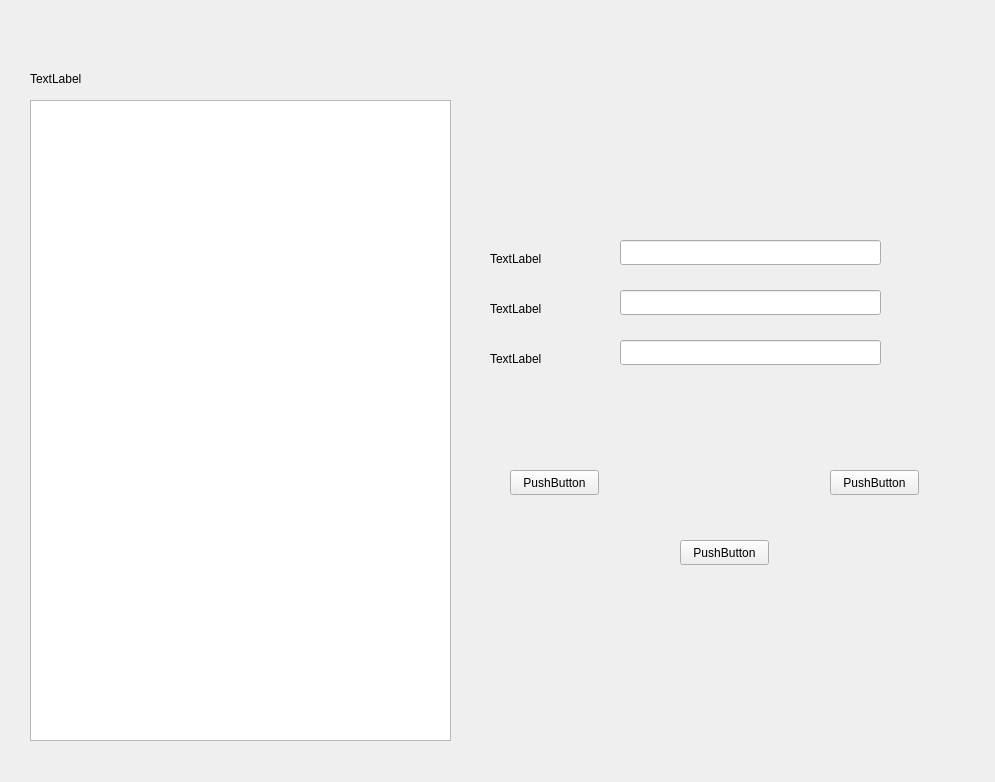
<?xml version="1.0" encoding="UTF-8"?>
<ui version="4.0">
 <class>ogrenci_islemleri</class>
 <widget class="QWidget" name="ogrenci_islemleri">
  <property name="geometry">
   <rect>
    <x>0</x>
    <y>0</y>
    <width>995</width>
    <height>782</height>
   </rect>
  </property>
  <property name="windowTitle">
   <string>Form</string>
  </property>
  <widget class="QLineEdit" name="lineEdit_no">
   <property name="geometry">
    <rect>
     <x>620</x>
     <y>240</y>
     <width>261</width>
     <height>25</height>
    </rect>
   </property>
  </widget>
  <widget class="QLineEdit" name="lineEdit_ad">
   <property name="geometry">
    <rect>
     <x>620</x>
     <y>290</y>
     <width>261</width>
     <height>25</height>
    </rect>
   </property>
  </widget>
  <widget class="QLineEdit" name="lineEdit_soyad">
   <property name="geometry">
    <rect>
     <x>620</x>
     <y>340</y>
     <width>261</width>
     <height>25</height>
    </rect>
   </property>
  </widget>
  <widget class="QLabel" name="label_no">
   <property name="geometry">
    <rect>
     <x>490</x>
     <y>250</y>
     <width>101</width>
     <height>17</height>
    </rect>
   </property>
   <property name="text">
    <string>TextLabel</string>
   </property>
  </widget>
  <widget class="QLabel" name="label_ad">
   <property name="geometry">
    <rect>
     <x>490</x>
     <y>300</y>
     <width>101</width>
     <height>17</height>
    </rect>
   </property>
   <property name="text">
    <string>TextLabel</string>
   </property>
  </widget>
  <widget class="QLabel" name="label_soyad">
   <property name="geometry">
    <rect>
     <x>490</x>
     <y>350</y>
     <width>101</width>
     <height>17</height>
    </rect>
   </property>
   <property name="text">
    <string>TextLabel</string>
   </property>
  </widget>
  <widget class="QPushButton" name="pushButton_yeni">
   <property name="geometry">
    <rect>
     <x>510</x>
     <y>470</y>
     <width>89</width>
     <height>25</height>
    </rect>
   </property>
   <property name="text">
    <string>PushButton</string>
   </property>
  </widget>
  <widget class="QPushButton" name="pushButton_sil">
   <property name="geometry">
    <rect>
     <x>830</x>
     <y>470</y>
     <width>89</width>
     <height>25</height>
    </rect>
   </property>
   <property name="text">
    <string>PushButton</string>
   </property>
  </widget>
  <widget class="QPushButton" name="pushButton_guncelle">
   <property name="geometry">
    <rect>
     <x>680</x>
     <y>540</y>
     <width>89</width>
     <height>25</height>
    </rect>
   </property>
   <property name="text">
    <string>PushButton</string>
   </property>
  </widget>
  <widget class="QTableWidget" name="tableWidget_tumogr">
   <property name="geometry">
    <rect>
     <x>30</x>
     <y>100</y>
     <width>421</width>
     <height>641</height>
    </rect>
   </property>
  </widget>
  <widget class="QLabel" name="label_tumogr">
   <property name="geometry">
    <rect>
     <x>30</x>
     <y>70</y>
     <width>131</width>
     <height>17</height>
    </rect>
   </property>
   <property name="text">
    <string>TextLabel</string>
   </property>
  </widget>
 </widget>
 <resources/>
 <connections/>
</ui>
